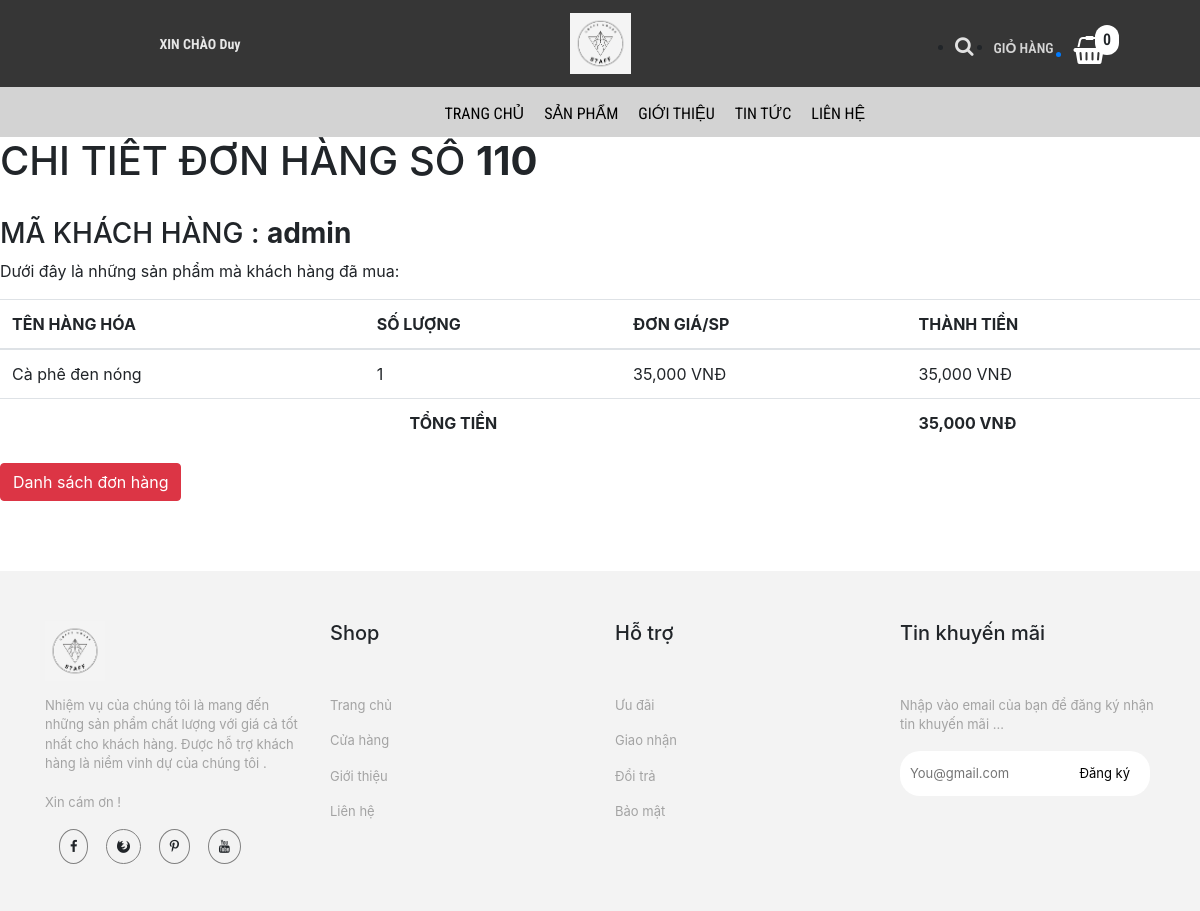
Screenshot of /trang-chinh/lichsu-chitiet.php?ma_hd=110&ma_kh=admin (signed in) with the database file from the repository.
### tables this page shows
CREATE TABLE `hoa_don_chi_tiet` (
  `ma_hd` int(11) NOT NULL,
  `so_luong` int(11) NOT NULL,
  `don_gia` int(11) NOT NULL,
  `ma_hh` int(11) NOT NULL
);

CREATE TABLE `hang_hoa` (
  `ma_hh` int(11) NOT NULL,
  `ten_hh` varchar(50) NOT NULL,
  `hinh` varchar(50) NOT NULL,
  `don_gia` int(11) NOT NULL,
  `giam_gia` int(11) NOT NULL,
  `mo_ta` varchar(500) NOT NULL,
  `ma_loai` int(11) NOT NULL
);

### trang-chinh/dao/pdo.php (called while the page is built, shortened)
<?php
    function pdo_get_connection(){
        $pdo = new PDO("mysql:host=localhost;dbname=staffcoffee",'root','');
        $pdo->setAttribute(PDO::ATTR_ERRMODE, PDO::ERRMODE_EXCEPTION);
        return $pdo;
    }
    function pdo_query($sql){
        $sql_args = array_slice(func_get_args(),1);
        try{
            $conn = pdo_get_connection();
            $stmt = $conn ->prepare($sql);
            $stmt -> execute($sql_args);
            $rows = $stmt -> fetchAll();
            return $rows;
        }catch(PDOException $e){
            throw $e;
        }finally{
            unset($conn);
        }
    }
    ?>

### trang-chinh/dao/hoa-don.php (called while the page is built, shortened)
<?php
    require_once ('pdo.php');
    function hoa_don_chi_tiet_select_by_id($ma_hd){
        $sql = "SELECT * FROM hoa_don_chi_tiet
        JOIN hang_hoa ON hoa_don_chi_tiet.ma_hh = hang_hoa.ma_hh
        WHERE hoa_don_chi_tiet.ma_hd=?";
        return pdo_query($sql,$ma_hd);
    }
?>

### trang-chinh/lichsu-chitiet.php (the view, shortened to what this page needs)
<!DOCTYPE html>
<html lang="en">
<head>
    <link rel="stylesheet" href="https://maxcdn.bootstrapcdn.com/bootstrap/4.0.0/css/bootstrap.min.css">
    <link rel="stylesheet" href="../../bigshoes/css/lien-he/products.css">
    <link rel="stylesheet" href="../../bigshoes/css/chi-tiet-sp/products.css">
    <link rel="stylesheet" href="../../bigshoes/css/chi-tiet-sp/plugin/css/owl.carousel.min.css">
    <link rel="stylesheet" href="../../bigshoes/css/chi-tiet-sp/plugin/css/owl.theme.default.min.css">
    <link rel="stylesheet" href="https://cdnjs.cloudflare.com/ajax/libs/font-awesome/4.7.0/css/font-awesome.min.css">
</head>
<body>
    <div class="container-fluid">
        <div class="row">
            <div class="col-md-4" style="background-color: rgb(54, 54, 54);text-align: center">
                <div class="login">
                  <?php
                    if(!isset($_SESSION['user'])){
                  ?>
                  <a href="../../bigshoes/tai-khoan/dang-nhap.php"><p><strong>ĐĂNG NHẬP / ĐĂNG KÍ</strong></p></a>
                    <?php }else{ ?>
                  <a href="../../bigshoes/tai-khoan/thong-tin-tk.php"><p><strong>XIN CHÀO <?=$_SESSION['user']['ho_ten']?></strong></p></a>
                  <?php } ?>
                </div>
            </div>
            <div class="col-md-4" style="background-color: rgb(54, 54, 54);text-align: center">
                <div class="logo">
                <a href="index.php"><img src="../css/trang-chu/img/logo11.png" alt="anh"></a>
                </div>
            </div>
            <div class="col-md-4" style="background-color: rgb(54, 54, 54);text-align: center">
                <div class="giohang" style = "position: reletive;">
                    <?php
                            $sll = 0;
                        ?>
                    <span style = "position: absolute;padding:3px 8px;background-color:#fff;border-radius:50px;left:295px;top:25px;" ><?=$sll?></span>
                <ul>
                        <li><i class="fa fa-search" style="font-size:20px;color:rgb(226, 226, 226)"></i></li>
                        <li><p style="color: rgb(212, 212, 212);font-size: 14px;">GIỎ HÀNG</p></li>
                       <a href="danh-sach-gio-hang.php"><li><i class="fa fa-shopping-basket" style="font-size:28px;color:rgb(255, 255, 255)"></i></li></a>
                    </ul>
                </div>
            </div>
        </div>
    </div>
    <div class="container-fluid">
        <div class="row">
            <div class="col-md-12" style="background-color: rgb(211, 211, 211);">
                <div class="nav">
                    <ul>
                        <li><a href="index.php">TRANG CHỦ</a></li>
                        <li><a href="danh-sach-sp.php">SẢN PHẨM</a></li>
                            <li><a href="gioi-thieu.php">GIỚI THIỆU</a></li>
                            <li><a href="tin-tuc.php">TIN TỨC</a></li>
                            <li><a href="lien-he.php">LIÊN HỆ</a></li>
                    </ul>
                </div>
            </div>
        </div>
    </div>
        <div id="page-wrapper">
		  <div class="header">
                                <?php
                                require_once ('../trang-chinh/dao/hoa-don.php');
                                extract($_REQUEST);
                                $items = hoa_don_chi_tiet_select_by_id($ma_hd);
                                $Total = 0;
                            ?>
                        <div class="page-header">
                            <h1>CHI TIẾT ĐƠN HÀNG SỐ <b><?=$ma_hd?></b></h1><br>
                            <h3>MÃ KHÁCH HÀNG : <b><?=$ma_kh;?></b></h3>
                            <p>Dưới đây là những sản phẩm mà khách hàng đã mua: </p>
                            <table class="table table-hover">
                                <thead>
                                  <tr>
                                    <th>TÊN HÀNG HÓA</th>
                                    <th>SỐ LƯỢNG</th>
                                    <th>ĐƠN GIÁ/SP</th>
                                    <th>THÀNH TIỀN</th>
                                  </tr>
                                </thead>
                                <tbody>
                                <?php foreach($items as $item){
                                     extract($item);
                                    ?>
                                  <tr>
                                    <td><?=$ten_hh?></td>
                                    <td><?=$so_luong?></td>
                                    <td><?=number_format($don_gia)?> VNĐ</td>
                                    <td><?=number_format($don_gia * $so_luong); $Total +=($don_gia * $so_luong)?> VNĐ</td>
                                  </tr>
                                <?php } ?>
                                <tr>
                                    <td colspan="3" style = "text-align:center;"><b>TỔNG TIỀN</b></td>
                                    <td><b><?=number_format($Total) ?> VNĐ</b></td>
                                </tr>
                                </tbody>
                              </table>
                        </div>
                        <a href="lichsu.php"><button class="btn btn-danger">Danh sách đơn hàng</button></a>
		</div>
            </div>
    <div class="container-fluid now2" style="margin-top: 70px;">
        <div class="row">
            <div class="container" style="margin-top: 50px;">
                <div class="row">
                    <div class="col-md-3">
                        <div class="fo">
                        <img src="../css/trang-chu/img/logo11.png" alt="" style ="width:60px;">
                        </div>
                    </div>
                    <div class="col-md-3">
                        <div class="fo">
                            <h5>Shop</h5>
                        </div>
                    </div>
                    <div class="col-md-3">
                        <h5>Hỗ trợ</h5>
                    </div>
                    <div class="col-md-3">
                        <h5>Tin khuyến mãi</h5>
                    </div>
                </div>
                <div class="row" style="margin-top: 0px;">
                    <div class="col-md-3">
                        <div class="fo">
                            <ul>
                                <li>
                                    <p>
                                    Nhiệm vụ của chúng tôi là mang đến những sản phẩm chất lượng với giá cả tốt nhất cho khách hàng. Được hỗ trợ khách hàng là niềm vinh dự của chúng tôi . <br><br>
                                    Xin cám ơn !
                                </p>
                                </li>
                                <li><i class="fa fa-facebook "></i>
                                    <i class="fa fa-firefox"></i>
                                    <i class="fa fa-pinterest-p"></i>
                                    <i class="fa fa-youtube"></i>
                                </li>
                            </ul>
                        </div>
                    </div>
                    <div class="col-md-3">
                        <div class="fo">
                            <ul>
                                <li>
                                    <p>Trang chủ</p>
                                </li>
                                <li>
                                    <p>Cửa hàng</p>
                                </li>
                                <li>
                                    <p>Giới thiệu</p>
                                </li>
                                <li>
                                    <p>Liên hệ</p>
                                </li>
                            </ul>
                        </div>
                    </div>
                    <div class="col-md-3">
                        <div class="fo">
                            <ul>
                                <li>
                                    <p>Ưu đãi</p>
                                </li>
                                <li>
                                    <p>Giao nhận</p>
                                </li>
                                <li>
                                    <p>Đổi trả</p>
                                </li>
                                <li>
                                    <p>Bảo mật</p>
                                </li>
                            </ul>
                        </div>
                    </div>
                    <div class="col-md-3">
                        <div class="fo">
                            <ul>
                                <li>
                                    <p>Nhập vào email của bạn để đăng ký nhận tin khuyến mãi ...</p>
                                </li>
                                <li>
                                    <input type="text" placeholder="You@gmail.com">
                                    <a href="#">Đăng ký</a>
                                </li>
                            </ul>
                        </div>
                    </div>
                </div>
            </div>
        </div>
</body>
</html>

### css/lien-he/products.css (style rules this page uses)
* { margin: 0px; padding: 0px; box-sizing: border-box; }
.login p { margin-top: 34px; color: rgb(230, 230, 230); font-size: 14px; font-family: 'Roboto Condensed', sans-serif; }
.logo { padding: 13px; }
.logo img { width: 61px; }
.nav { position: relative; width: 100%; height: 50px; background-color: rgb(211, 211, 211); font-family: 'Roboto Condensed', sans-serif; }
.nav ul { position: absolute; top: 0; left: 31.5%; }
.nav ul li { float: left; list-style: none; margin-left: 20px; font-family: 'Roboto Condensed', sans-serif; font-size: 16px; margin-top: 15px; }
.giohang { font-weight: 600; margin-left: 120px; font-family: 'Roboto Condensed', sans-serif; }
.giohang ul li { float: left; margin-left: 20px; margin-top: 20px; }
.fo ul li { margin-top: 15px; list-style: none; font-size: 13px; }
.fo img { width: 100px; }
.fo ul li i { margin-left: 14px; border: solid 1px gray; padding: 10px; border-radius: 100%; }
.fo ul li p { color: rgb(163, 163, 163); }
.fo ul li input { padding: 13px 10px; width: 250px; border: none; border-radius: 20px; }
.fo ul li a { position: absolute; top: 83px; right: 40px; color: black; }
.now2 { width: 100%; height: 340px; background-color: rgb(243, 243, 243); position: relative; }

### css/chi-tiet-sp/products.css (style rules this page uses)
* { margin: 0px; padding: 0px; box-sizing: border-box; }
.login p { margin-top: 34px; color: rgb(230, 230, 230); font-size: 14px; font-family: "Roboto Condensed", sans-serif; }
.logo { padding: 13px; }
.logo img { width: 61px; }
.nav { position: relative; width: 100%; height: 50px; background-color: rgb(211, 211, 211); font-family: "Roboto Condensed", sans-serif; }
.nav ul { position: absolute; top: 0; left: 35%; }
.nav ul li { float: left; list-style: none; margin-left: 20px; font-family: "Roboto Condensed", sans-serif; font-size: 16px; margin-top: 15px; }
.nav ul li a { text-decoration: none; color: black; }
.giohang { font-weight: 600; margin-left: 120px; font-family: "Roboto Condensed", sans-serif; }
.giohang ul li { float: left; margin-left: 20px; margin-top: 20px; }
.fo ul li { margin-top: 15px; list-style: none; font-size: 13px; }
.fo img { width: 100px; }
.fo ul li i { margin-left: 14px; border: solid 1px gray; padding: 10px; border-radius: 100%; }
.fo ul li p { color: rgb(163, 163, 163); }
.fo ul li input { padding: 13px 10px; width: 250px; border: none; border-radius: 20px; }
.fo ul li a { position: absolute; top: 83px; right: 40px; color: black; }
.now2 { width: 100%; height: 340px; background-color: rgb(243, 243, 243); position: relative; }

### rows the page displays
hoa_don_chi_tiet: ma_hh.ten_hh "Cà phê đen nóng", so_luong "1", ma_hh.don_gia "35,000", $don_gia * $so_luong "35,000"

### other values shown
$_SESSION['user']['ho_ten'] "Duy"
$sll "0"
$ma_hd "110"
$ma_kh "admin"
$Total "35,000"
